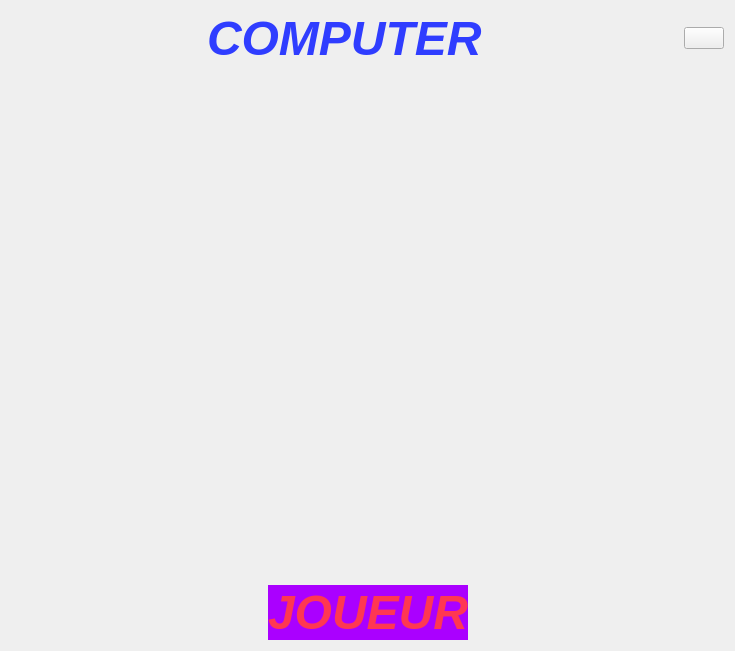
<?xml version="1.0" encoding="UTF-8"?>
<ui version="4.0">
 <class>MaClasse</class>
 <widget class="QWidget" name="MaClasse">
  <property name="enabled">
   <bool>true</bool>
  </property>
  <property name="geometry">
   <rect>
    <x>0</x>
    <y>0</y>
    <width>735</width>
    <height>651</height>
   </rect>
  </property>
  <property name="windowTitle">
   <string>Form</string>
  </property>
  <property name="styleSheet">
   <string notr="true"/>
  </property>
  <layout class="QVBoxLayout" name="verticalLayout" stretch="3,1,6,1,3">
   <item>
    <layout class="QVBoxLayout" name="verticalLayout_4" stretch="1,3">
     <item>
      <layout class="QHBoxLayout" name="horizontalLayout_6" stretch="3,1,3,0">
       <item>
        <spacer name="horizontalSpacer_12">
         <property name="orientation">
          <enum>Qt::Horizontal</enum>
         </property>
         <property name="sizeHint" stdset="0">
          <size>
           <width>40</width>
           <height>20</height>
          </size>
         </property>
        </spacer>
       </item>
       <item>
        <widget class="QLabel" name="LabelPoinC">
         <property name="styleSheet">
          <string notr="true">font: 700 24pt &quot;Agency FB&quot;;
color: rgb(47, 61, 255);</string>
         </property>
         <property name="text">
          <string>&lt;html&gt;&lt;head/&gt;&lt;body&gt;&lt;p&gt;&lt;span style=&quot; font-size:36pt; font-weight:700; font-style:italic;&quot;&gt;COMPUTER&lt;/span&gt;&lt;/p&gt;&lt;/body&gt;&lt;/html&gt;</string>
         </property>
        </widget>
       </item>
       <item>
        <spacer name="horizontalSpacer_11">
         <property name="orientation">
          <enum>Qt::Horizontal</enum>
         </property>
         <property name="sizeHint" stdset="0">
          <size>
           <width>40</width>
           <height>20</height>
          </size>
         </property>
        </spacer>
       </item>
       <item>
        <widget class="QPushButton" name="QUITTER">
         <property name="text">
          <string/>
         </property>
        </widget>
       </item>
      </layout>
     </item>
     <item>
      <layout class="QHBoxLayout" name="IALayout">
       <property name="sizeConstraint">
        <enum>QLayout::SetFixedSize</enum>
       </property>
      </layout>
     </item>
    </layout>
   </item>
   <item>
    <layout class="QHBoxLayout" name="horizontalLayout_5" stretch="0,0,0">
     <item>
      <spacer name="horizontalSpacer_10">
       <property name="orientation">
        <enum>Qt::Horizontal</enum>
       </property>
       <property name="sizeHint" stdset="0">
        <size>
         <width>40</width>
         <height>20</height>
        </size>
       </property>
      </spacer>
     </item>
     <item>
      <widget class="QLabel" name="computerLabel">
       <property name="text">
        <string>&lt;html&gt;&lt;head/&gt;&lt;body&gt;&lt;p align=&quot;center&quot;&gt;&lt;br/&gt;&lt;/p&gt;&lt;/body&gt;&lt;/html&gt;</string>
       </property>
      </widget>
     </item>
     <item>
      <spacer name="horizontalSpacer_9">
       <property name="orientation">
        <enum>Qt::Horizontal</enum>
       </property>
       <property name="sizeHint" stdset="0">
        <size>
         <width>40</width>
         <height>20</height>
        </size>
       </property>
      </spacer>
     </item>
    </layout>
   </item>
   <item>
    <layout class="QHBoxLayout" name="horizontalLayout_2" stretch="3,1,2,1">
     <item>
      <spacer name="horizontalSpacer_2">
       <property name="orientation">
        <enum>Qt::Horizontal</enum>
       </property>
       <property name="sizeHint" stdset="0">
        <size>
         <width>40</width>
         <height>20</height>
        </size>
       </property>
      </spacer>
     </item>
     <item>
      <layout class="QVBoxLayout" name="centralLayout"/>
     </item>
     <item>
      <spacer name="horizontalSpacer">
       <property name="orientation">
        <enum>Qt::Horizontal</enum>
       </property>
       <property name="sizeHint" stdset="0">
        <size>
         <width>40</width>
         <height>20</height>
        </size>
       </property>
      </spacer>
     </item>
     <item>
      <layout class="QVBoxLayout" name="verticalLayout_2" stretch="2,4,1,2">
       <item>
        <spacer name="verticalSpacer">
         <property name="orientation">
          <enum>Qt::Vertical</enum>
         </property>
         <property name="sizeHint" stdset="0">
          <size>
           <width>20</width>
           <height>10</height>
          </size>
         </property>
        </spacer>
       </item>
       <item>
        <layout class="QHBoxLayout" name="horizontalLayout_3" stretch="1,2,1">
         <item>
          <spacer name="horizontalSpacer_6">
           <property name="orientation">
            <enum>Qt::Horizontal</enum>
           </property>
           <property name="sizeHint" stdset="0">
            <size>
             <width>40</width>
             <height>20</height>
            </size>
           </property>
          </spacer>
         </item>
         <item>
          <layout class="QVBoxLayout" name="deckLayout"/>
         </item>
         <item>
          <spacer name="horizontalSpacer_5">
           <property name="orientation">
            <enum>Qt::Horizontal</enum>
           </property>
           <property name="sizeHint" stdset="0">
            <size>
             <width>40</width>
             <height>20</height>
            </size>
           </property>
          </spacer>
         </item>
        </layout>
       </item>
       <item>
        <layout class="QHBoxLayout" name="horizontalLayout" stretch="1,0,1">
         <item>
          <spacer name="horizontalSpacer_4">
           <property name="orientation">
            <enum>Qt::Horizontal</enum>
           </property>
           <property name="sizeHint" stdset="0">
            <size>
             <width>40</width>
             <height>20</height>
            </size>
           </property>
          </spacer>
         </item>
         <item>
          <widget class="QLabel" name="labelCount">
           <property name="font">
            <font>
             <pointsize>24</pointsize>
             <italic>true</italic>
             <bold>true</bold>
            </font>
           </property>
           <property name="styleSheet">
            <string notr="true">color:white ;</string>
           </property>
           <property name="textFormat">
            <enum>Qt::RichText</enum>
           </property>
          </widget>
         </item>
         <item>
          <spacer name="horizontalSpacer_3">
           <property name="orientation">
            <enum>Qt::Horizontal</enum>
           </property>
           <property name="sizeHint" stdset="0">
            <size>
             <width>40</width>
             <height>20</height>
            </size>
           </property>
          </spacer>
         </item>
        </layout>
       </item>
       <item>
        <spacer name="verticalSpacer_2">
         <property name="orientation">
          <enum>Qt::Vertical</enum>
         </property>
         <property name="sizeHint" stdset="0">
          <size>
           <width>20</width>
           <height>40</height>
          </size>
         </property>
        </spacer>
       </item>
      </layout>
     </item>
    </layout>
   </item>
   <item>
    <layout class="QHBoxLayout" name="horizontalLayout_4" stretch="6,1,6">
     <item>
      <spacer name="horizontalSpacer_8">
       <property name="orientation">
        <enum>Qt::Horizontal</enum>
       </property>
       <property name="sizeHint" stdset="0">
        <size>
         <width>40</width>
         <height>20</height>
        </size>
       </property>
      </spacer>
     </item>
     <item>
      <widget class="QLabel" name="joeuLabel">
       <property name="toolTip">
        <string>&lt;html&gt;&lt;head/&gt;&lt;body&gt;&lt;p align=&quot;center&quot;&gt;&lt;br/&gt;&lt;/p&gt;&lt;/body&gt;&lt;/html&gt;</string>
       </property>
       <property name="whatsThis">
        <string>&lt;html&gt;&lt;head/&gt;&lt;body&gt;&lt;p&gt;&lt;span style=&quot; font-style:italic;&quot;/&gt;&lt;br/&gt;&lt;/p&gt;&lt;/body&gt;&lt;/html&gt;</string>
       </property>
       <property name="styleSheet">
        <string notr="true">font: 700 24pt &quot;Agency FB&quot;;
color: rgb(47, 61, 255);</string>
       </property>
       <property name="text">
        <string>&lt;html&gt;&lt;head/&gt;&lt;body&gt;&lt;p align=&quot;center&quot;&gt;&lt;br/&gt;&lt;/p&gt;&lt;/body&gt;&lt;/html&gt;</string>
       </property>
       <property name="textFormat">
        <enum>Qt::RichText</enum>
       </property>
      </widget>
     </item>
     <item>
      <spacer name="horizontalSpacer_7">
       <property name="orientation">
        <enum>Qt::Horizontal</enum>
       </property>
       <property name="sizeHint" stdset="0">
        <size>
         <width>40</width>
         <height>20</height>
        </size>
       </property>
      </spacer>
     </item>
    </layout>
   </item>
   <item>
    <layout class="QVBoxLayout" name="verticalLayout_5" stretch="3,1">
     <item>
      <layout class="QHBoxLayout" name="joeurLayout">
       <property name="sizeConstraint">
        <enum>QLayout::SetFixedSize</enum>
       </property>
      </layout>
     </item>
     <item>
      <layout class="QHBoxLayout" name="horizontalLayout_7" stretch="2,1,2">
       <item>
        <spacer name="horizontalSpacer_14">
         <property name="orientation">
          <enum>Qt::Horizontal</enum>
         </property>
         <property name="sizeHint" stdset="0">
          <size>
           <width>40</width>
           <height>20</height>
          </size>
         </property>
        </spacer>
       </item>
       <item>
        <widget class="QLabel" name="LabelPointJ">
         <property name="styleSheet">
          <string notr="true">color: rgb(255, 55, 82);
font: 48pt &quot;Segoe UI&quot;;
font: 700 48pt &quot;Bahnschrift&quot;;
font: 9pt &quot;Segoe UI&quot;;
background-image:initial;
background-color: rgb(170, 0, 255);</string>
         </property>
         <property name="text">
          <string>&lt;html&gt;&lt;head/&gt;&lt;body&gt;&lt;p&gt;&lt;span style=&quot; font-size:36pt; font-weight:700; font-style:italic;&quot;&gt;JOUEUR&lt;/span&gt;&lt;/p&gt;&lt;/body&gt;&lt;/html&gt;</string>
         </property>
        </widget>
       </item>
       <item>
        <spacer name="horizontalSpacer_13">
         <property name="orientation">
          <enum>Qt::Horizontal</enum>
         </property>
         <property name="sizeHint" stdset="0">
          <size>
           <width>40</width>
           <height>20</height>
          </size>
         </property>
        </spacer>
       </item>
      </layout>
     </item>
    </layout>
   </item>
  </layout>
 </widget>
 <resources/>
 <connections/>
</ui>
